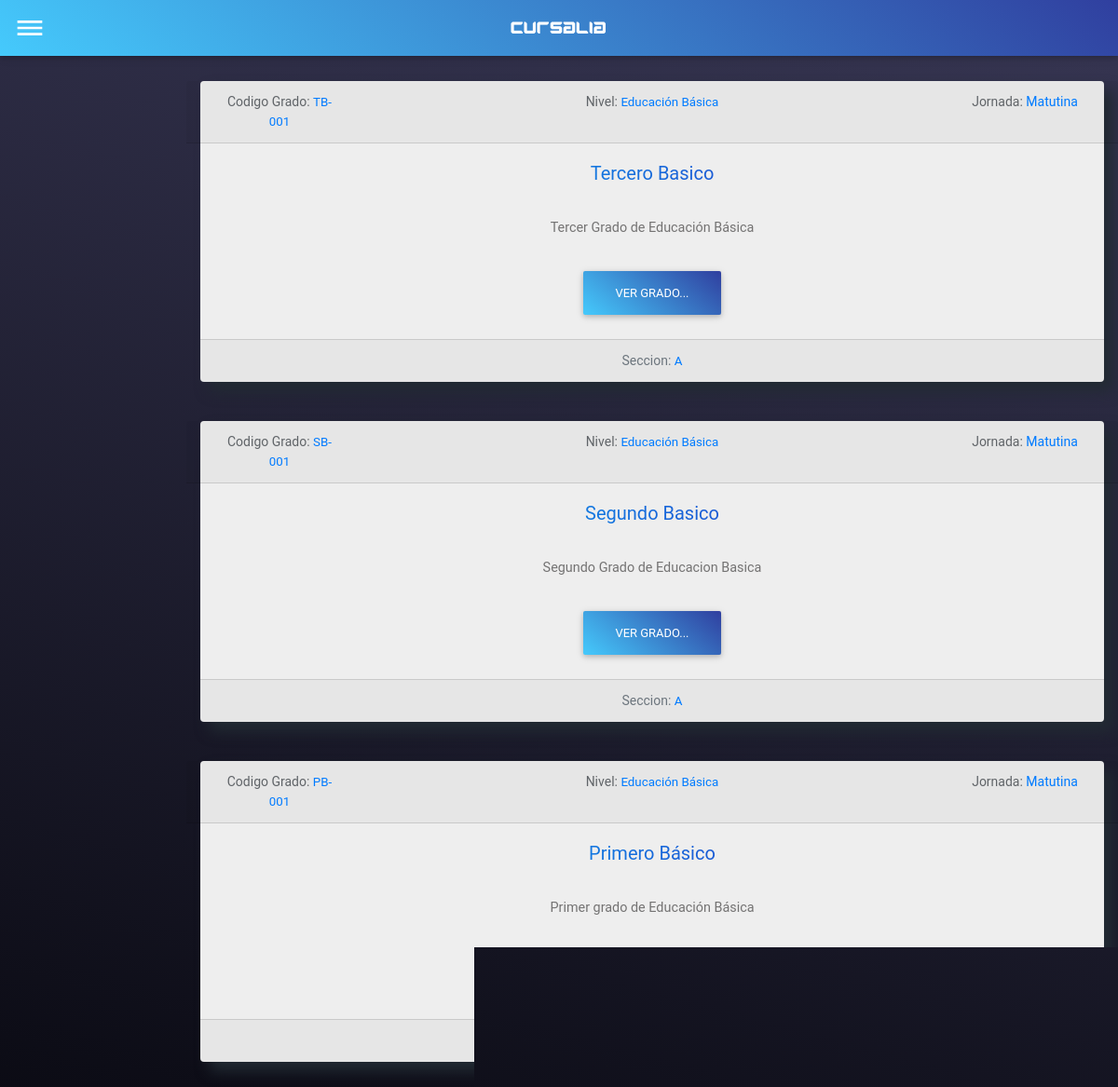
/Cursalia/grados.php (signed in), run on the app's committed database.
### tables this page shows
CREATE TABLE IF NOT EXISTS `grados` (
  `idGrado` int(11) NOT NULL AUTO_INCREMENT,
  `Codigo_Grado` varchar(32) NOT NULL,
  `NombreGrado` varchar(64) NOT NULL,
  `Descripcion` varchar(1000) NOT NULL,
  `FK_Seccion` int(11) NOT NULL,
  `FK_Jornada` int(11) NOT NULL,
  `FK_Nivel_Estudiantil` int(11) NOT NULL,
  PRIMARY KEY (`idGrado`),
  KEY `FK_Grado_Jornada` (`FK_Jornada`),
  KEY `FK_Grado_NivelEstudiantil` (`FK_Nivel_Estudiantil`),
  KEY `FK_Grado_Seccion` (`FK_Seccion`)
);

CREATE TABLE IF NOT EXISTS `nivel_estudiantil` (
  `idNivelEstudiantil` int(11) NOT NULL AUTO_INCREMENT,
  `Nivel_Estudiantil` varchar(64) NOT NULL,
  PRIMARY KEY (`idNivelEstudiantil`)
);

CREATE TABLE IF NOT EXISTS `jornada` (
  `idJornada` int(11) NOT NULL AUTO_INCREMENT,
  `Jornada` varchar(32) NOT NULL,
  `Descripcion` varchar(255) NOT NULL,
  PRIMARY KEY (`idJornada`)
);

CREATE TABLE IF NOT EXISTS `secciones` (
  `idSeccion` int(11) NOT NULL AUTO_INCREMENT,
  `NombreSeccion` varchar(8) NOT NULL,
  PRIMARY KEY (`idSeccion`)
);

### Cursalia/vistas/grados_cards.php (the view, shortened to what this page needs)
<?php
    include 'controlador/conexion.php';
    if($Rol1 == 1){
        $SQL1 = 'SELECT DISTINCT
                    grados.idGrado,
                    grados.Codigo_Grado,
                    grados.NombreGrado,
                    grados.Descripcion,
                    secciones.NombreSeccion,
                    jornada.Jornada,
                    nivel_estudiantil.Nivel_Estudiantil
                FROM
                    grados
                INNER JOIN jornada ON grados.FK_Jornada = jornada.idJornada
                INNER JOIN nivel_estudiantil ON grados.FK_Nivel_Estudiantil = nivel_estudiantil.idNivelEstudiantil
                INNER JOIN secciones ON grados.FK_Seccion = secciones.idSeccion
                WHERE
                    grados.NombreGrado NOT LIKE "No Aplicable"';
    }
    $resultado2 = mysqli_query($conexion, $SQL1);
    while ($columna = mysqli_fetch_array($resultado2)){
?>
        <div class="row">
            <div class="col-lg-12">
                <div id="cards_menu_direccion" class="card text-center">
                    <div class="row card-header">
                        <div class="col-lg-2">
                            Codigo Grado:   <a href="#!" style="font-size: 10pt;"><?php echo $columna['1']; ?></a>
                        </div>
                        <div class="col-lg-8">
                            Nivel:    <a href="#!" style="font-size: 10pt;"><?php echo $columna['6']; ?></a>
                        </div>
                        <div class="col-lg-2">
                            Jornada:  <a href="#!"><?php echo $columna['5']; ?></a>
                        </div>
                    </div>
                    <div class="card-body">
                        <h5 class="card-title curso-cards-blue"><?php echo $columna['2']; ?></h5>
                        <p class="card-text text-truncate d-inline-block col-12" style="max-width: 50%;"> <?php echo $columna['3']; ?></p>
                        <br>
                        <a href="ver_grado.php?grado=<?php echo $columna['0']; ?>" class="btn btn-info blue-gradient col-3-sm-12">Ver Grado...</a>
                    </div>
                    <div class="card-footer text-muted">
                        Seccion:  <a href="#!" style="font-size: 10pt;"><?php echo $columna['4']; ?></a>
                    </div>
                </div>
            </div>
        </div>
        <br>
        <br>
<?php
    }
?>

### css/login.css (style rules this page uses)
:root { --baseColor: #606468; transition: 0.5s; }
:root { --gridMaxWidth: 20rem; --gridWidth: 90%; }
:root { --iconFill: var(--baseColor); }
:root { --htmlFontSize: 100%; --bodyBackgroundColor: #2c3338; --bodyColor: var(--baseColor); --bodyFontFamily: 'Open Sans'; --bodyFontFamilyFallback: sans-serif; --bodyFontSize: 0.875rem; --bodyFontWeight: 400; --bodyLineHeight: 1.5; }
* { box-sizing: inherit; }
html { box-sizing: border-box; font-size: var(--htmlFontSize); height: 100%; }
body { background-color: var(--bodyBackgroundColor); color: var(--bodyColor); font-family: var(--bodyFontFamily), var(--bodyFontFamilyFallback); font-size: var(--bodyFontSize); font-weight: var(--bodyFontWeight); height: 100%; line-height: var(--bodyLineHeight); margin: 0; min-height: 100vh; }
:root { --anchorColor: #17A2B8; }
a { color: var(--anchorColor); outline: 0; text-decoration: none; }
:root { --formFieldMargin: 0.875rem; }
:root { --loginBorderRadus: 0.25rem; --loginColor: #eee; --loginInputBackgroundColor: #eee; --loginInputHoverBackgroundColor: #fff; --loginLabelBackgroundColor: #6C757D; --loginSubmitBackgroundColor: #106F10; --loginSubmitColor: #eee; --loginSubmitHoverBackgroundColor: #005E00; }
:root { --paragraphMarginBottom: 1.5rem; --paragraphMarginTop: 1.5rem; }
p { margin-bottom: var(--paragraphMarginBottom); margin-top: var(--paragraphMarginTop); }

### css/style.css (style rules this page uses)
body { background: linear-gradient( 15deg, rgba(11, 11, 20, 1) 0%, rgb(55, 54, 83) 100% ) no-repeat center center fixed; background-size: cover; -moz-background-size: cover; -webkit-background-size: cover; -o-background-size: cover; overflow-x: hidden; transition: all 0.7s; }
#cards_menu_direccion { box-shadow: 10px 10px 15px #222b33; transition: 0.5s; }
.card { background: rgb(238, 238, 238); }
.card-footer { color: #fff; }
.curso-cards-blue { background: -webkit-linear-gradient( 15deg, rgb(0, 204, 255) 0%, rgb(45, 7, 182) 100% ); -webkit-background-clip: text; -webkit-text-fill-color: transparent; }

### data on the page
grados: Codigo_Grado "TB-001", FK_Nivel_Estudiantil.Nivel_Estudiantil "Educación Básica", FK_Jornada.Jornada "Matutina", NombreGrado "Tercero Basico", Descripcion "Tercer Grado de Educación Básica", FK_Seccion.NombreSeccion "A"
grados: Codigo_Grado "SB-001", FK_Nivel_Estudiantil.Nivel_Estudiantil "Educación Básica", FK_Jornada.Jornada "Matutina", NombreGrado "Segundo Basico", Descripcion "Segundo Grado de Educacion Basica", FK_Seccion.NombreSeccion "A"
grados: Codigo_Grado "PB-001", FK_Nivel_Estudiantil.Nivel_Estudiantil "Educación Básica", FK_Jornada.Jornada "Matutina", NombreGrado "Primero Básico", Descripcion "Primer grado de Educación Básica"
